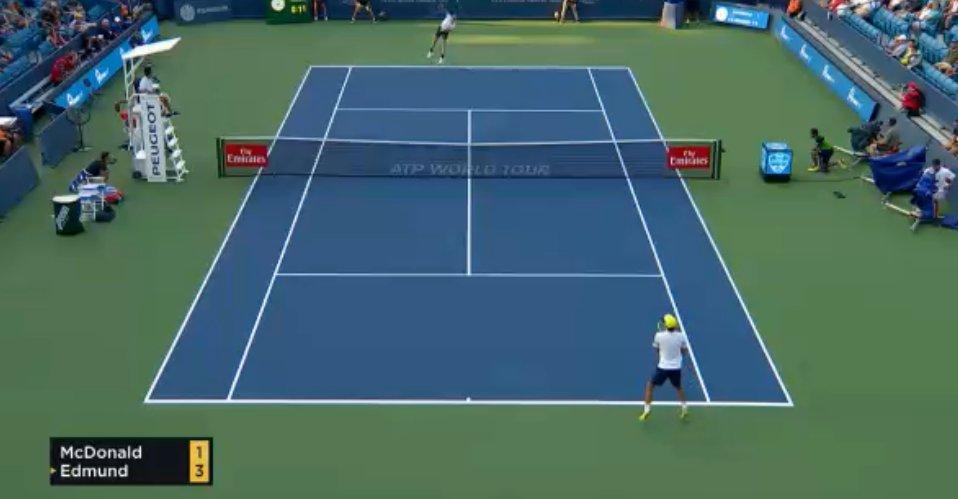
#> input picture img/courtG.jpg, 958 x 499 px
$ python courtPoints.py
#> lines starting #> are read from the running program, lines starting #| are printed output that depends on the picture; after the words box and inside, x2 and y2 are one past the last pixel; in counts of white or black regions, pixels touching at a corner belong together
import cv2
import numpy as np

def find_intersection(line1, line2):
    # extract points
    x1, y1, x2, y2 = line1[0]
    x3, y3, x4, y4 = line2[0]
    # compute determinant
    Px = ((x1*y2 - y1*x2)*(x3-x4) - (x1-x2)*(x3*y4 - y3*x4))/  \
        ((x1-x2)*(y3-y4) - (y1-y2)*(x3-x4))
    Py = ((x1*y2 - y1*x2)*(y3-y4) - (y1-y2)*(x3*y4 - y3*x4))/  \
        ((x1-x2)*(y3-y4) - (y1-y2)*(x3-x4))
    return Px, Py

def segment_lines(lines, delta):
    h_lines = []
    v_lines = []
    for line in lines:
        for x1, y1, x2, y2 in line:
            if abs(x2-x1) < delta: # x-values are near; line is vertical
                v_lines.append(line)
            elif abs(y2-y1) < delta: # y-values are near; line is horizontal
                h_lines.append(line)
    return h_lines, v_lines

def cluster_points(points, nclusters):
    criteria = (cv2.TERM_CRITERIA_EPS + cv2.TERM_CRITERIA_MAX_ITER, 10, 1.0)
    _, _, centers = cv2.kmeans(points, nclusters, None, criteria, 10, cv2.KMEANS_PP_CENTERS)
    return centers

# preprocessing
img = cv2.imread("img/courtG.jpg")
#> img is the input picture: shape (499, 958, 3); mean B, G, R 102.4, 104, 71.3

greenLower = np.array([98, 111, 98])
greenUpper = np.array([120, 181, 152])

gaussBlur = cv2.GaussianBlur(img, (11, 11), 0)
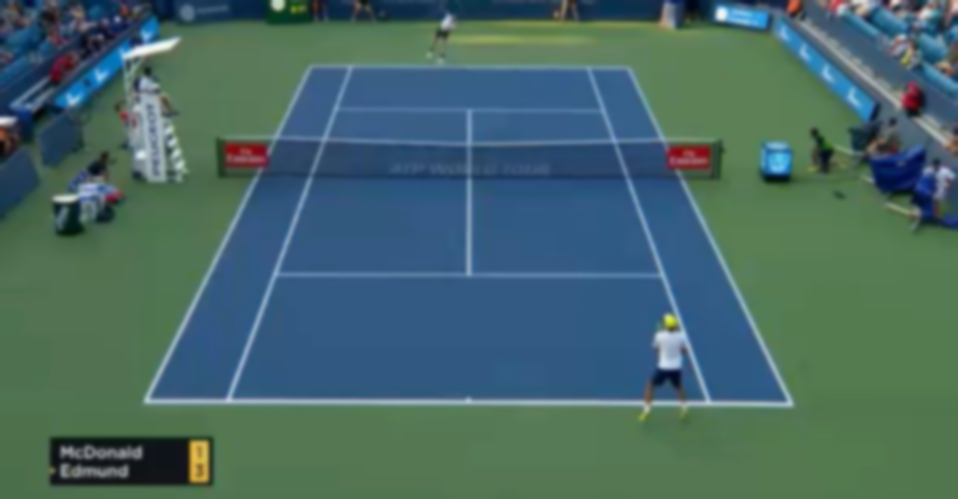
#> gaussBlur: shape (499, 958, 3); mean B, G, R 102.4, 104, 71.3
hsv = cv2.cvtColor(gaussBlur, cv2.COLOR_BGR2HSV)
#> hsv: shape (499, 958, 3); mean H, S, V 81.7, 109.8, 120.8
# construct a mask for the color "green", then perform
# a series of dilations and erosions to remove any small
# blobs left in the mask
mask1 = cv2.inRange(hsv, greenLower, greenUpper)
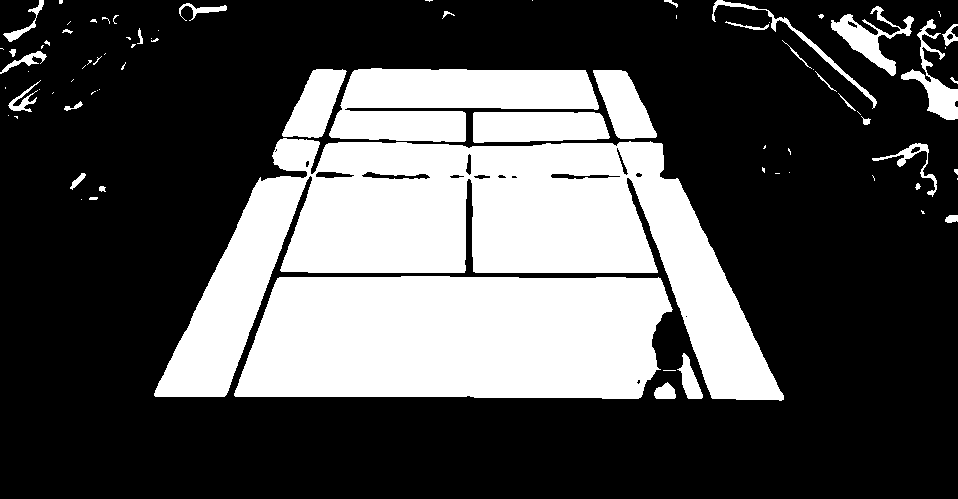
#> mask1: shape (499, 958); 31.4% white; 82 white regions (48 under 20 px), largest, box (x1, y1, x2, y2) and area: (154, 138, 784, 401) 70973, (234, 276, 673, 399) 48397, (329, 68, 599, 142) 13501
mask2 = cv2.erode(mask1, None, iterations=2)
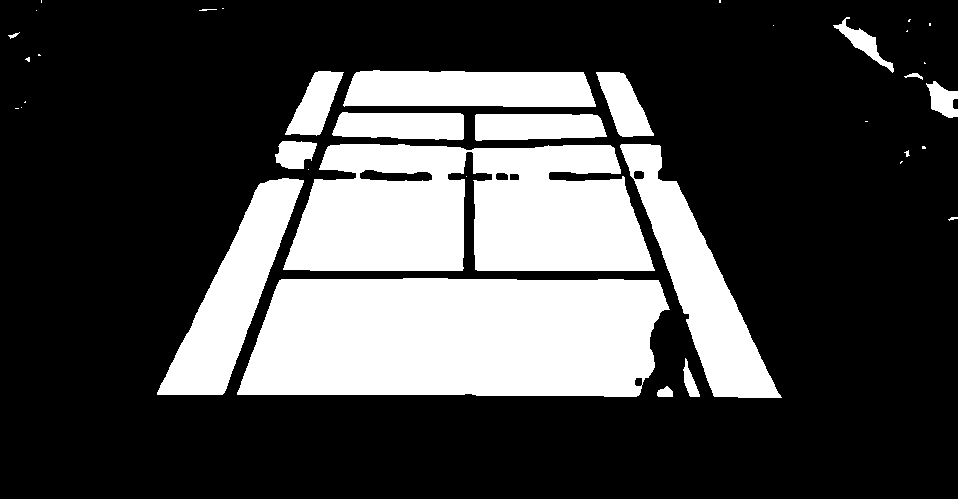
#> mask2: shape (499, 958); 27.4% white; 38 white regions (19 under 20 px), largest, box (x1, y1, x2, y2) and area: (237, 278, 670, 397) 46089, (283, 144, 655, 271) 38104, (620, 144, 782, 398) 12866
mask3 = cv2.dilate(mask2, None, iterations=2)
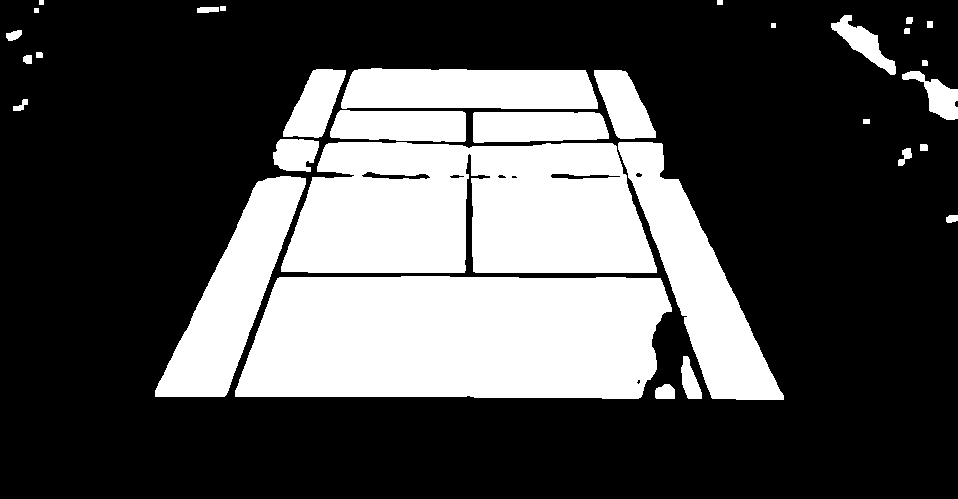
#> mask3: shape (499, 958); 30.5% white; 32 white regions, largest, box (x1, y1, x2, y2) and area: (235, 276, 672, 399) 48385, (281, 142, 657, 273) 41705, (618, 142, 784, 400) 14630
_, mask = cv2.threshold(mask3, 220, 255, cv2.THRESH_BINARY_INV)

kernal = np.ones((5,5), np.uint8)

# dilation = cv.dilate(mask, kernal, iterations = 3)
erosion = cv2.erode(mask, kernal, iterations=3)
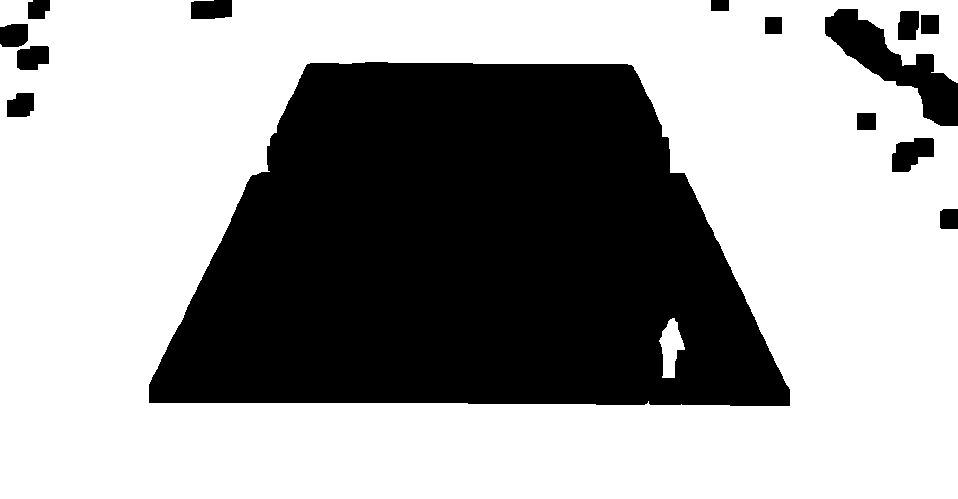
#> erosion: shape (499, 958); 63% white; 14 black regions, largest, box (x1, y1, x2, y2) and area: (149, 62, 790, 406) 165325, (825, 9, 958, 126) 5484, (892, 138, 934, 172) 994
# [14 lines of commented-out code are left out]
ret, img1 = cv2.threshold(erosion, 125, 255, cv2.THRESH_BINARY_INV)
#> img1: shape (499, 958); 37% white; 14 white regions


contours, hierachy = cv2.findContours(img1, cv2.RETR_TREE, cv2.CHAIN_APPROX_SIMPLE)
#> contours = 15 contours; largest, box (x1, y1, x2, y2) and area: (149, 62, 790, 406) 165380, (825, 9, 958, 126) 5272, (658, 317, 686, 379) 970, (892, 138, 934, 172) 924, (191, 0, 232, 19) 672

threshold_blobs_area = 5500

for i in range(1, len(contours)):
    index_level = int(hierachy[0][i][1])
    if index_level <= i:
        cnt = contours[i]
        area = cv2.contourArea(cnt)
        print(area)
        if area <= threshold_blobs_area:
            cv2.drawContours(img1, [cnt], -1, 0, -1, 1)
#> this loop made 14 passes
#> (index_level, cnt, area) on passes 2, 8, 9, 12: (1, [[857, 113], [857, 129], [875, 129], [875, 113]], 288), (7, [[765, 17], [765, 33], [781, 33], [781, 17]], 256), (8, [[921, 15], [921, 33], [938, 33], [938, 15]], 306), (11, [[711, 0], [711, 10], [728, 10], [728, 0]], 170)
#> (index_level, area) on passes 1, 3, 4, 5, 6, 7: (0, 924.5), (2, 512.5), (3, 165380.5), (-1, 969.5), (4, 601.5), (6, 546.5)
#| 924.5
#| 288.0
#| 512.5
#| 165380.5
#| 969.5
#| 601.5
#| 546.5
#| 256.0
#> (further printed lines are left out)
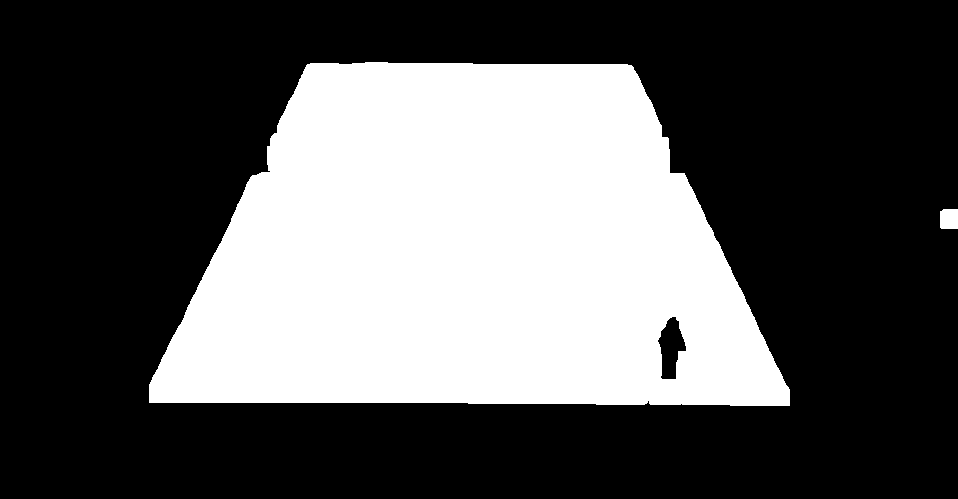
#> img1: shape (499, 958); 34.6% white; 2 white regions, box (x1, y1, x2, y2) and area: (149, 62, 790, 406) 165166, (940, 209, 958, 229) 354
cv2.imshow("result", img1)
canny = cv2.Canny(img1, 100, 200,)
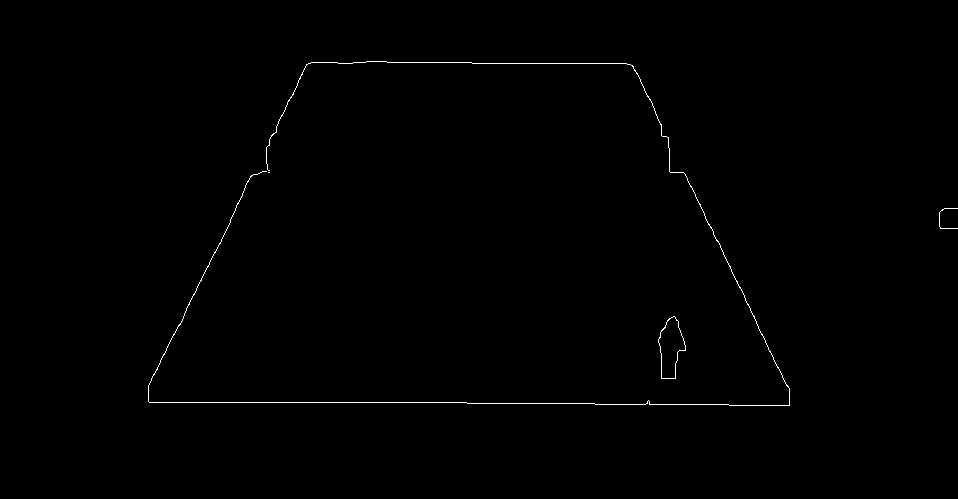
#> canny: shape (499, 958); 0.41% white in thin lines or dots, all inside (x1, y1, x2, y2) = (148, 61, 958, 406)

# run the Hough transform
lines = cv2.HoughLines(canny, rho=1, theta=np.pi/180, threshold=150)
#> lines = [[402, 1.57], [63, 1.57], [303, 0.454], [-539, 2.69]]

# segment the lines
delta = 10
h_lines, v_lines = segment_lines(lines, delta)
#> the loop in segment_lines, `for line in lines:` made 1 pass
#> after the loop in segment_lines, `for line in lines:`: h_lines = []
#> (the run stopped early here; a loop or call above may not have finished)
